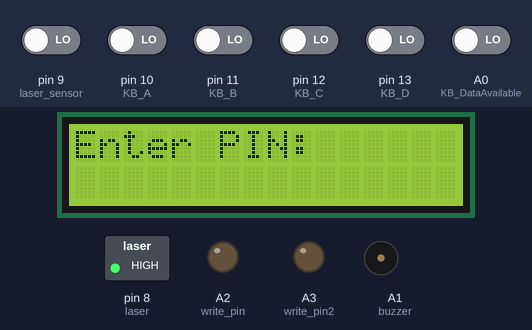
Bench run of a sketch on a simulated Arduino Uno, built with avr-gcc and run on an emulated ATmega328P. On the bench: 16×2 character LCD, switched loads named in the sketch (green lamp = pin HIGH), output pins drawn as LEDs (lit = HIGH), buzzer (waves = sounding). Inputs (shaded band) come from the test bench; at power-on: A0 (KB_DataAvailable), pin 9 (laser_sensor), pin 10 (KB_A), pin 11 (KB_B), pin 12 (KB_C), pin 13 (KB_D) LOW. What the sketch prints to the serial monitor is not drawn.

Above: at 1.2 s.
1.3 s: A0 (KB_DataAvailable) driven HIGH
At 2.8 s:
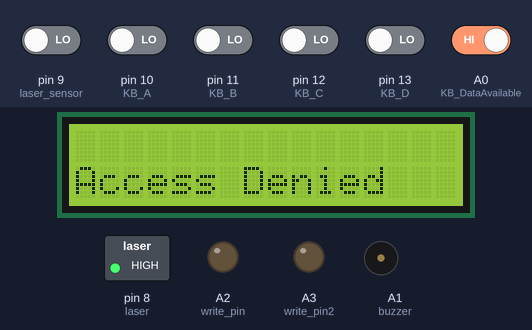
4.3 s: pin 9 (laser_sensor) driven HIGH
At 6.8 s:
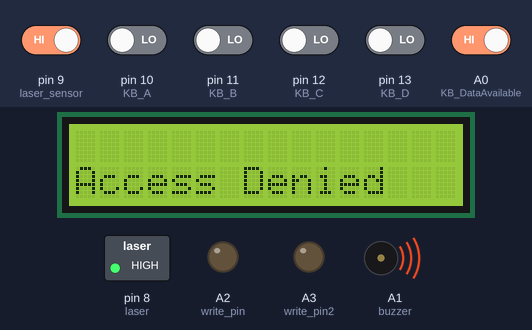
7.3 s: pin 10 (KB_A) driven HIGH
At 7.72 s:
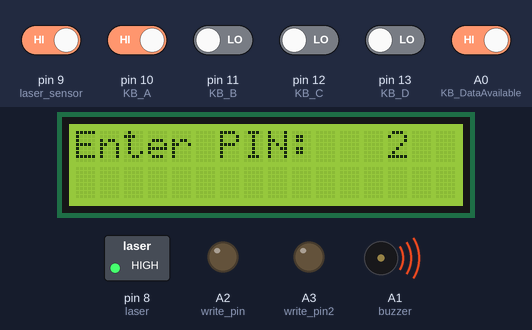
9.0 s: pin 11 (KB_B) driven HIGH
At 9.73 s:
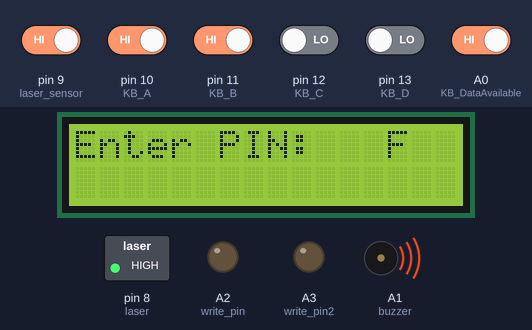
12.0 s: pin 12 (KB_C) driven HIGH
At 14.02 s:
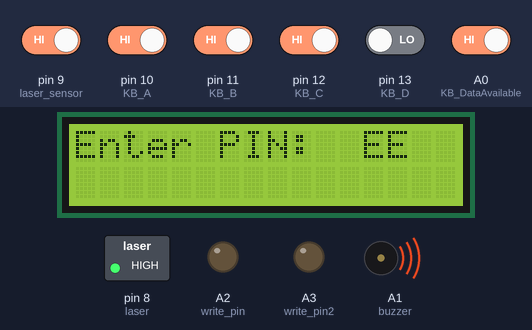
15.0 s: pin 13 (KB_D) driven HIGH
At 15.78 s:
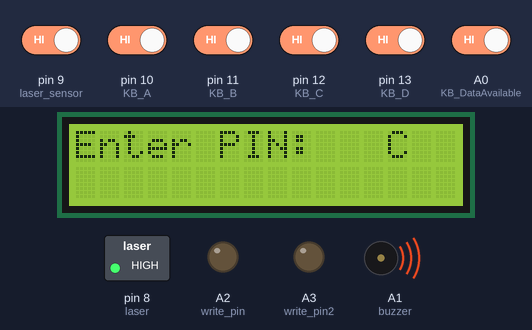
Timing chart, 0 to 18.0 s (numbered marks = the images above; inputs shaded):
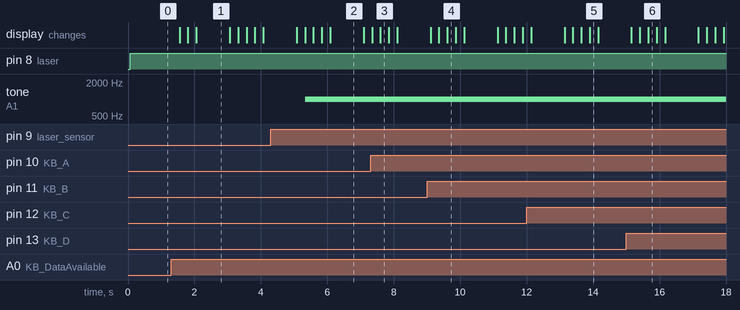

Measured:
- after the input at 1.3 s, the display: first changes after 0.25 s (image 1 shows a later state)
- after the input at 4.3 s, tone on A1 (buzzer): silent → 1000 Hz after 1.0 s
- after the input at 9.0 s, the display: first differs from a run without the input after 0.61 s (image 4)
- after the input at 12.0 s, the display: first differs from a run without the input after 1.6 s (image 5 shows a later state)
- after the input at 15.0 s, the display: first differs from a run without the input after 0.66 s (image 6)
- what the display in image 1 shows lasts 1.0 s, from 2.1 s to 3.1 s

The sketch:

Level_3_laser_and_keypad_dup.ino
```cpp
#include <Wire.h> // I2C
#include <LiquidCrystal.h> //LCD
const int rs = 6, en = 7, d4 = 5, d5 = 4, d6 = 3, d7 = 2;
LiquidCrystal lcd(rs, en, d4, d5, d6, d7);

int KB_DataAvailable=A0;
int KB_A=10;
int KB_B=11;
int KB_C=12;
int KB_D=13;


char keys[] = {'1','2','3','F',
               '4','5','6','E',
               '7','8','9','D',
               'A','0','B','C'};

#define NO_OF_CHAR 4
char expression[NO_OF_CHAR+1];
char password[NO_OF_CHAR+1];

int laser=8;
int laser_sensor=9;
int laser_state;

int buzzer=A1;

int write_pin=A2; //communicating with third arduino
int write_pin2=A3;

bool password_checker=false;

String x_temp;

void setup() {
  Serial.begin(9600);

  Wire.begin(1);
  Wire.onReceive(joinPassword);

  pinMode(laser,OUTPUT);
  pinMode(laser_sensor,INPUT);

  pinMode(A2,OUTPUT);
  pinMode(A3,OUTPUT);

  pinMode(KB_DataAvailable,INPUT); //LCD
  pinMode(KB_A,INPUT);
  pinMode(KB_B,INPUT);
  pinMode(KB_C,INPUT);
  pinMode(KB_D,INPUT);
  lcd.begin(16, 2);
  for(int j = 0;j < NO_OF_CHAR;j++) expression[j] = ' ';

  analogWrite(write_pin,LOW);
  //analogWrite(write_pin2,LOW);
}

void loop() {
  lcd.setCursor(0,0);
  lcd.print("Enter PIN:");
  digitalWrite(laser,HIGH);
  laser_state=digitalRead(laser_sensor);
  if (laser_state==HIGH){
    tone(buzzer,1000);
    //analogWrite(write_pin,255);
  }
  /*else if (laser_state==LOW){
    noTone(buzzer);
  }*/
  Serial.println(password);
  if(digitalRead(KB_DataAvailable)){
    KB_Read();
    delay(250);
  lcd.setCursor(10,0);
  lcd.print(expression);
  }
}

void KB_Read() {
  int ka,kb,kc,kd,i;
  char k;
  ka=digitalRead(KB_A);
  kb=digitalRead(KB_B);
  kc=digitalRead(KB_C);
  kd=digitalRead(KB_D);

  k=ka+kb*2+kc*4+kd*8;

  for(i=0;i<(NO_OF_CHAR-1);i++) expression[i]=expression[i+1];
  expression[NO_OF_CHAR-1]=keys[k];

  if(expression[NO_OF_CHAR-4]!=' '){ //check if typed password matches generated password
    for (int i=0;i<4;i++){
      if (expression[i]==password[i]){
        password_checker=true;
      }
      else{
        password_checker=false;
        break;
      }
    }
    if (password_checker==true){
      digitalWrite(laser,LOW);
      noTone(buzzer);
      analogWrite(write_pin,255);
      lcd.clear();
      lcd.setCursor(0, 1);
      lcd.print("Access Granted");
      Serial.print("correct");
      resetExpression();
      lcd.setCursor(10,0);
      lcd.print(expression);
      delay(15000);
      lcd.setCursor(0,0);
      lcd.print("Enter PIN:");
      ;lcd.clear();
    }
    else if (password_checker==false){
      lcd.clear();
      lcd.setCursor(0, 1);
      lcd.print("Access Denied");
      Serial.print("wrong");
      delay(1000);
      lcd.clear();
      resetExpression();
    }
  }
}

void resetExpression() {
  for (int l = 0;l<(NO_OF_CHAR);l++) expression[l] = ' ';
  expression[NO_OF_CHAR] = 0;
}

void resetPassword() {
  for (int k = 0;k<(NO_OF_CHAR);k++) password[k] = ' ';
  password[NO_OF_CHAR] = 0;
}

void joinPassword(int howMany){
  if (Wire.available()){
    int x = (Wire.read() << 8) | Wire.read(); // read the two bytes and combine
    x_temp=String(x);
    x_temp.toCharArray(password,5);
    }
  }
```
